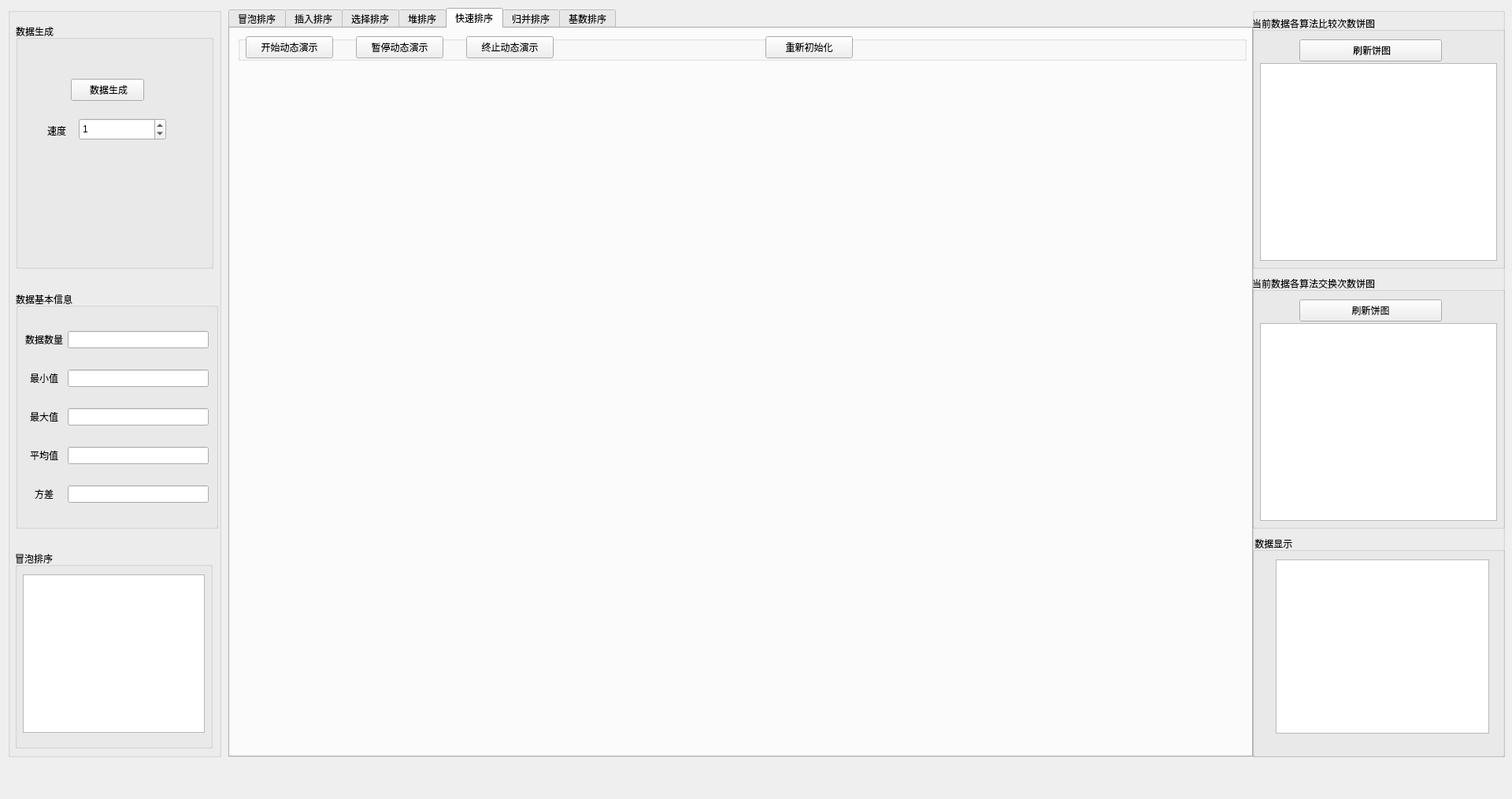
<?xml version="1.0" encoding="UTF-8"?>
<ui version="4.0">
 <class>ShowBoard</class>
 <widget class="QMainWindow" name="ShowBoard">
  <property name="geometry">
   <rect>
    <x>0</x>
    <y>0</y>
    <width>1920</width>
    <height>1014</height>
   </rect>
  </property>
  <property name="windowTitle">
   <string>ShowBoard</string>
  </property>
  <widget class="QWidget" name="centralwidget">
   <widget class="QTabWidget" name="tabWidget">
    <property name="geometry">
     <rect>
      <x>290</x>
      <y>10</y>
      <width>1301</width>
      <height>951</height>
     </rect>
    </property>
    <property name="toolTip">
     <string/>
    </property>
    <property name="currentIndex">
     <number>4</number>
    </property>
    <widget class="QWidget" name="tabBubble">
     <attribute name="title">
      <string>冒泡排序</string>
     </attribute>
     <widget class="QGroupBox" name="grbBubble">
      <property name="geometry">
       <rect>
        <x>10</x>
        <y>10</y>
        <width>1281</width>
        <height>31</height>
       </rect>
      </property>
      <property name="title">
       <string/>
      </property>
      <widget class="QPushButton" name="btnBubbleStart">
       <property name="geometry">
        <rect>
         <x>10</x>
         <y>0</y>
         <width>111</width>
         <height>28</height>
        </rect>
       </property>
       <property name="toolTip">
        <string>开始冒泡排序 动态演示</string>
       </property>
       <property name="text">
        <string>开始动态演示</string>
       </property>
      </widget>
      <widget class="QPushButton" name="btnBubblePause">
       <property name="geometry">
        <rect>
         <x>150</x>
         <y>0</y>
         <width>111</width>
         <height>28</height>
        </rect>
       </property>
       <property name="text">
        <string>暂停动态演示</string>
       </property>
      </widget>
      <widget class="QPushButton" name="btnBubbleStop">
       <property name="geometry">
        <rect>
         <x>290</x>
         <y>0</y>
         <width>111</width>
         <height>28</height>
        </rect>
       </property>
       <property name="text">
        <string>终止动态演示</string>
       </property>
      </widget>
      <widget class="QPushButton" name="btnBubbleInit">
       <property name="geometry">
        <rect>
         <x>670</x>
         <y>0</y>
         <width>111</width>
         <height>28</height>
        </rect>
       </property>
       <property name="text">
        <string>重新初始化</string>
       </property>
      </widget>
      <widget class="QLabel" name="labBubbleTip">
       <property name="geometry">
        <rect>
         <x>430</x>
         <y>0</y>
         <width>211</width>
         <height>28</height>
        </rect>
       </property>
       <property name="text">
        <string/>
       </property>
       <property name="alignment">
        <set>Qt::AlignCenter</set>
       </property>
      </widget>
     </widget>
     <widget class="QWidget" name="widget_Bubble" native="true">
      <property name="geometry">
       <rect>
        <x>10</x>
        <y>50</y>
        <width>1281</width>
        <height>861</height>
       </rect>
      </property>
     </widget>
    </widget>
    <widget class="QWidget" name="tabInsert">
     <attribute name="title">
      <string>插入排序</string>
     </attribute>
     <widget class="QGroupBox" name="grbInsert">
      <property name="geometry">
       <rect>
        <x>10</x>
        <y>10</y>
        <width>1281</width>
        <height>31</height>
       </rect>
      </property>
      <property name="title">
       <string/>
      </property>
      <widget class="QPushButton" name="btnInsertStart">
       <property name="geometry">
        <rect>
         <x>10</x>
         <y>0</y>
         <width>111</width>
         <height>28</height>
        </rect>
       </property>
       <property name="toolTip">
        <string>开始插入排序动态演示</string>
       </property>
       <property name="text">
        <string>开始动态演示</string>
       </property>
      </widget>
      <widget class="QPushButton" name="btnInsertPause">
       <property name="geometry">
        <rect>
         <x>150</x>
         <y>0</y>
         <width>111</width>
         <height>28</height>
        </rect>
       </property>
       <property name="text">
        <string>暂停动态演示</string>
       </property>
      </widget>
      <widget class="QPushButton" name="btnInsertStop">
       <property name="geometry">
        <rect>
         <x>290</x>
         <y>0</y>
         <width>111</width>
         <height>28</height>
        </rect>
       </property>
       <property name="text">
        <string>终止动态演示</string>
       </property>
      </widget>
      <widget class="QLabel" name="labInsertTip">
       <property name="geometry">
        <rect>
         <x>430</x>
         <y>0</y>
         <width>211</width>
         <height>28</height>
        </rect>
       </property>
       <property name="text">
        <string/>
       </property>
       <property name="alignment">
        <set>Qt::AlignCenter</set>
       </property>
      </widget>
      <widget class="QPushButton" name="btnInsertInit">
       <property name="geometry">
        <rect>
         <x>670</x>
         <y>0</y>
         <width>111</width>
         <height>28</height>
        </rect>
       </property>
       <property name="text">
        <string>重新初始化</string>
       </property>
      </widget>
     </widget>
     <widget class="QWidget" name="widget_Insert" native="true">
      <property name="geometry">
       <rect>
        <x>10</x>
        <y>50</y>
        <width>1281</width>
        <height>861</height>
       </rect>
      </property>
     </widget>
    </widget>
    <widget class="QWidget" name="tabSelect">
     <attribute name="title">
      <string>选择排序</string>
     </attribute>
     <widget class="QGroupBox" name="grbSelect">
      <property name="geometry">
       <rect>
        <x>10</x>
        <y>10</y>
        <width>1281</width>
        <height>31</height>
       </rect>
      </property>
      <property name="title">
       <string/>
      </property>
      <widget class="QPushButton" name="btnSelectStart">
       <property name="geometry">
        <rect>
         <x>10</x>
         <y>0</y>
         <width>111</width>
         <height>28</height>
        </rect>
       </property>
       <property name="toolTip">
        <string>开始冒泡排序 动态演示</string>
       </property>
       <property name="text">
        <string>开始动态演示</string>
       </property>
      </widget>
      <widget class="QPushButton" name="btnSelectPause">
       <property name="geometry">
        <rect>
         <x>150</x>
         <y>0</y>
         <width>111</width>
         <height>28</height>
        </rect>
       </property>
       <property name="text">
        <string>暂停动态演示</string>
       </property>
      </widget>
      <widget class="QPushButton" name="btnSelectStop">
       <property name="geometry">
        <rect>
         <x>290</x>
         <y>0</y>
         <width>111</width>
         <height>28</height>
        </rect>
       </property>
       <property name="text">
        <string>终止动态演示</string>
       </property>
      </widget>
      <widget class="QPushButton" name="btnSelectInit">
       <property name="geometry">
        <rect>
         <x>670</x>
         <y>0</y>
         <width>111</width>
         <height>28</height>
        </rect>
       </property>
       <property name="text">
        <string>重新初始化</string>
       </property>
      </widget>
      <widget class="QLabel" name="labSelectTip">
       <property name="geometry">
        <rect>
         <x>430</x>
         <y>0</y>
         <width>211</width>
         <height>28</height>
        </rect>
       </property>
       <property name="text">
        <string/>
       </property>
       <property name="alignment">
        <set>Qt::AlignCenter</set>
       </property>
      </widget>
     </widget>
     <widget class="QWidget" name="widget_Select" native="true">
      <property name="geometry">
       <rect>
        <x>10</x>
        <y>50</y>
        <width>1281</width>
        <height>861</height>
       </rect>
      </property>
     </widget>
    </widget>
    <widget class="QWidget" name="tabHeap">
     <attribute name="title">
      <string>堆排序</string>
     </attribute>
     <widget class="QGroupBox" name="grbHeap">
      <property name="geometry">
       <rect>
        <x>10</x>
        <y>10</y>
        <width>1281</width>
        <height>31</height>
       </rect>
      </property>
      <property name="title">
       <string/>
      </property>
      <widget class="QPushButton" name="btnHeapStart">
       <property name="geometry">
        <rect>
         <x>10</x>
         <y>0</y>
         <width>111</width>
         <height>28</height>
        </rect>
       </property>
       <property name="toolTip">
        <string>开始冒泡排序 动态演示</string>
       </property>
       <property name="text">
        <string>开始动态演示</string>
       </property>
      </widget>
      <widget class="QPushButton" name="btnHeapPause">
       <property name="geometry">
        <rect>
         <x>150</x>
         <y>0</y>
         <width>111</width>
         <height>28</height>
        </rect>
       </property>
       <property name="text">
        <string>暂停动态演示</string>
       </property>
      </widget>
      <widget class="QPushButton" name="btnHeapStop">
       <property name="geometry">
        <rect>
         <x>290</x>
         <y>0</y>
         <width>111</width>
         <height>28</height>
        </rect>
       </property>
       <property name="text">
        <string>终止动态演示</string>
       </property>
      </widget>
      <widget class="QPushButton" name="btnHeapInit">
       <property name="geometry">
        <rect>
         <x>670</x>
         <y>0</y>
         <width>111</width>
         <height>28</height>
        </rect>
       </property>
       <property name="text">
        <string>重新初始化</string>
       </property>
      </widget>
      <widget class="QLabel" name="labHeapTip">
       <property name="geometry">
        <rect>
         <x>430</x>
         <y>0</y>
         <width>211</width>
         <height>28</height>
        </rect>
       </property>
       <property name="text">
        <string/>
       </property>
       <property name="alignment">
        <set>Qt::AlignCenter</set>
       </property>
      </widget>
     </widget>
     <widget class="QWidget" name="widget_Heap" native="true">
      <property name="geometry">
       <rect>
        <x>10</x>
        <y>50</y>
        <width>1281</width>
        <height>861</height>
       </rect>
      </property>
     </widget>
    </widget>
    <widget class="QWidget" name="tabQuick">
     <attribute name="title">
      <string>快速排序</string>
     </attribute>
     <widget class="QGroupBox" name="grbQuick">
      <property name="geometry">
       <rect>
        <x>10</x>
        <y>10</y>
        <width>1281</width>
        <height>31</height>
       </rect>
      </property>
      <property name="title">
       <string/>
      </property>
      <widget class="QPushButton" name="btnQuickStart">
       <property name="geometry">
        <rect>
         <x>10</x>
         <y>0</y>
         <width>111</width>
         <height>28</height>
        </rect>
       </property>
       <property name="toolTip">
        <string>开始冒泡排序 动态演示</string>
       </property>
       <property name="text">
        <string>开始动态演示</string>
       </property>
      </widget>
      <widget class="QPushButton" name="btnQuickPause">
       <property name="geometry">
        <rect>
         <x>150</x>
         <y>0</y>
         <width>111</width>
         <height>28</height>
        </rect>
       </property>
       <property name="text">
        <string>暂停动态演示</string>
       </property>
      </widget>
      <widget class="QPushButton" name="btnQuickStop">
       <property name="geometry">
        <rect>
         <x>290</x>
         <y>0</y>
         <width>111</width>
         <height>28</height>
        </rect>
       </property>
       <property name="text">
        <string>终止动态演示</string>
       </property>
      </widget>
      <widget class="QPushButton" name="btnQuickInit">
       <property name="geometry">
        <rect>
         <x>670</x>
         <y>0</y>
         <width>111</width>
         <height>28</height>
        </rect>
       </property>
       <property name="text">
        <string>重新初始化</string>
       </property>
      </widget>
      <widget class="QLabel" name="labQuickTip">
       <property name="geometry">
        <rect>
         <x>430</x>
         <y>0</y>
         <width>211</width>
         <height>28</height>
        </rect>
       </property>
       <property name="text">
        <string/>
       </property>
       <property name="alignment">
        <set>Qt::AlignCenter</set>
       </property>
      </widget>
     </widget>
     <widget class="QWidget" name="widget_Quick" native="true">
      <property name="geometry">
       <rect>
        <x>10</x>
        <y>50</y>
        <width>1281</width>
        <height>861</height>
       </rect>
      </property>
     </widget>
    </widget>
    <widget class="QWidget" name="tabMerge">
     <attribute name="title">
      <string>归并排序</string>
     </attribute>
     <widget class="QGroupBox" name="grbMerge">
      <property name="geometry">
       <rect>
        <x>10</x>
        <y>10</y>
        <width>1281</width>
        <height>31</height>
       </rect>
      </property>
      <property name="title">
       <string/>
      </property>
      <widget class="QPushButton" name="btnMergeStart">
       <property name="geometry">
        <rect>
         <x>10</x>
         <y>0</y>
         <width>111</width>
         <height>28</height>
        </rect>
       </property>
       <property name="toolTip">
        <string>开始冒泡排序 动态演示</string>
       </property>
       <property name="text">
        <string>开始动态演示</string>
       </property>
      </widget>
      <widget class="QPushButton" name="btnMergePause">
       <property name="geometry">
        <rect>
         <x>150</x>
         <y>0</y>
         <width>111</width>
         <height>28</height>
        </rect>
       </property>
       <property name="text">
        <string>暂停动态演示</string>
       </property>
      </widget>
      <widget class="QPushButton" name="btnMergeStop">
       <property name="geometry">
        <rect>
         <x>290</x>
         <y>0</y>
         <width>111</width>
         <height>28</height>
        </rect>
       </property>
       <property name="text">
        <string>终止动态演示</string>
       </property>
      </widget>
      <widget class="QPushButton" name="btnMergeInit">
       <property name="geometry">
        <rect>
         <x>670</x>
         <y>0</y>
         <width>111</width>
         <height>28</height>
        </rect>
       </property>
       <property name="text">
        <string>重新初始化</string>
       </property>
      </widget>
      <widget class="QLabel" name="labMergeTip">
       <property name="geometry">
        <rect>
         <x>430</x>
         <y>0</y>
         <width>211</width>
         <height>28</height>
        </rect>
       </property>
       <property name="text">
        <string/>
       </property>
       <property name="alignment">
        <set>Qt::AlignCenter</set>
       </property>
      </widget>
     </widget>
     <widget class="QWidget" name="widget_Merge" native="true">
      <property name="geometry">
       <rect>
        <x>10</x>
        <y>50</y>
        <width>1281</width>
        <height>861</height>
       </rect>
      </property>
     </widget>
    </widget>
    <widget class="QWidget" name="tabRadix">
     <attribute name="title">
      <string>基数排序</string>
     </attribute>
     <widget class="QGroupBox" name="grbRadix">
      <property name="geometry">
       <rect>
        <x>10</x>
        <y>10</y>
        <width>1281</width>
        <height>31</height>
       </rect>
      </property>
      <property name="title">
       <string/>
      </property>
      <widget class="QPushButton" name="btnRadixStart">
       <property name="geometry">
        <rect>
         <x>10</x>
         <y>0</y>
         <width>111</width>
         <height>28</height>
        </rect>
       </property>
       <property name="toolTip">
        <string>开始冒泡排序 动态演示</string>
       </property>
       <property name="text">
        <string>开始动态演示</string>
       </property>
      </widget>
      <widget class="QPushButton" name="btnRadixPause">
       <property name="geometry">
        <rect>
         <x>150</x>
         <y>0</y>
         <width>111</width>
         <height>28</height>
        </rect>
       </property>
       <property name="text">
        <string>暂停动态演示</string>
       </property>
      </widget>
      <widget class="QPushButton" name="btnRadixStop">
       <property name="geometry">
        <rect>
         <x>290</x>
         <y>0</y>
         <width>111</width>
         <height>28</height>
        </rect>
       </property>
       <property name="text">
        <string>终止动态演示</string>
       </property>
      </widget>
      <widget class="QPushButton" name="btnRadixInit">
       <property name="geometry">
        <rect>
         <x>670</x>
         <y>0</y>
         <width>111</width>
         <height>28</height>
        </rect>
       </property>
       <property name="text">
        <string>重新初始化</string>
       </property>
      </widget>
      <widget class="QLabel" name="labRadixTip">
       <property name="geometry">
        <rect>
         <x>430</x>
         <y>0</y>
         <width>211</width>
         <height>28</height>
        </rect>
       </property>
       <property name="text">
        <string/>
       </property>
       <property name="alignment">
        <set>Qt::AlignCenter</set>
       </property>
      </widget>
     </widget>
     <widget class="QWidget" name="widget_Radix" native="true">
      <property name="geometry">
       <rect>
        <x>10</x>
        <y>50</y>
        <width>1281</width>
        <height>861</height>
       </rect>
      </property>
     </widget>
    </widget>
   </widget>
   <widget class="QGroupBox" name="grbAll">
    <property name="geometry">
     <rect>
      <x>10</x>
      <y>10</y>
      <width>271</width>
      <height>951</height>
     </rect>
    </property>
    <property name="title">
     <string/>
    </property>
    <widget class="QGroupBox" name="grbFileSet">
     <property name="geometry">
      <rect>
       <x>10</x>
       <y>20</y>
       <width>251</width>
       <height>311</height>
      </rect>
     </property>
     <property name="title">
      <string>数据生成</string>
     </property>
     <widget class="QPushButton" name="btnDataProdeuce">
      <property name="geometry">
       <rect>
        <x>70</x>
        <y>70</y>
        <width>93</width>
        <height>28</height>
       </rect>
      </property>
      <property name="text">
       <string> 数据生成</string>
      </property>
     </widget>
     <widget class="QLabel" name="label">
      <property name="geometry">
       <rect>
        <x>40</x>
        <y>120</y>
        <width>41</width>
        <height>31</height>
       </rect>
      </property>
      <property name="font">
       <font>
        <pointsize>9</pointsize>
       </font>
      </property>
      <property name="text">
       <string>速度</string>
      </property>
     </widget>
     <widget class="QSpinBox" name="speed_Box">
      <property name="geometry">
       <rect>
        <x>80</x>
        <y>120</y>
        <width>111</width>
        <height>28</height>
       </rect>
      </property>
      <property name="value">
       <number>1</number>
      </property>
     </widget>
    </widget>
    <widget class="QGroupBox" name="grbInfo">
     <property name="geometry">
      <rect>
       <x>10</x>
       <y>360</y>
       <width>257</width>
       <height>301</height>
      </rect>
     </property>
     <property name="title">
      <string>数据基本信息</string>
     </property>
     <layout class="QGridLayout" name="gridLayout">
      <item row="2" column="1">
       <widget class="QLineEdit" name="lieMaxNum">
        <property name="toolTip">
         <string>最大值</string>
        </property>
        <property name="readOnly">
         <bool>true</bool>
        </property>
       </widget>
      </item>
      <item row="3" column="0">
       <widget class="QLabel" name="labAvgNum">
        <property name="text">
         <string>平均值</string>
        </property>
        <property name="alignment">
         <set>Qt::AlignCenter</set>
        </property>
       </widget>
      </item>
      <item row="1" column="1">
       <widget class="QLineEdit" name="lieMinNum">
        <property name="toolTip">
         <string>最小值</string>
        </property>
        <property name="readOnly">
         <bool>true</bool>
        </property>
       </widget>
      </item>
      <item row="2" column="0">
       <widget class="QLabel" name="labMaxNum">
        <property name="text">
         <string>最大值</string>
        </property>
        <property name="alignment">
         <set>Qt::AlignCenter</set>
        </property>
       </widget>
      </item>
      <item row="3" column="1">
       <widget class="QLineEdit" name="lieAvgNum">
        <property name="toolTip">
         <string>平均值</string>
        </property>
        <property name="readOnly">
         <bool>true</bool>
        </property>
       </widget>
      </item>
      <item row="1" column="0">
       <widget class="QLabel" name="labMinNum">
        <property name="text">
         <string>最小值</string>
        </property>
        <property name="alignment">
         <set>Qt::AlignCenter</set>
        </property>
       </widget>
      </item>
      <item row="0" column="0">
       <widget class="QLabel" name="labDataNums">
        <property name="text">
         <string>数据数量</string>
        </property>
        <property name="alignment">
         <set>Qt::AlignCenter</set>
        </property>
       </widget>
      </item>
      <item row="0" column="1">
       <widget class="QLineEdit" name="lieDataNums">
        <property name="toolTip">
         <string>数据数量</string>
        </property>
        <property name="readOnly">
         <bool>true</bool>
        </property>
       </widget>
      </item>
      <item row="4" column="0">
       <widget class="QLabel" name="labVarNum">
        <property name="text">
         <string>方差</string>
        </property>
        <property name="alignment">
         <set>Qt::AlignCenter</set>
        </property>
       </widget>
      </item>
      <item row="4" column="1">
       <widget class="QLineEdit" name="lieVarNum">
        <property name="acceptDrops">
         <bool>true</bool>
        </property>
        <property name="toolTip">
         <string>方差</string>
        </property>
        <property name="readOnly">
         <bool>true</bool>
        </property>
       </widget>
      </item>
     </layout>
    </widget>
    <widget class="QGroupBox" name="grbSort">
     <property name="geometry">
      <rect>
       <x>9</x>
       <y>689</y>
       <width>251</width>
       <height>251</height>
      </rect>
     </property>
     <property name="title">
      <string>冒泡排序</string>
     </property>
     <widget class="QPlainTextEdit" name="pteSort">
      <property name="geometry">
       <rect>
        <x>10</x>
        <y>30</y>
        <width>231</width>
        <height>201</height>
       </rect>
      </property>
      <property name="readOnly">
       <bool>true</bool>
      </property>
     </widget>
    </widget>
   </widget>
   <widget class="QGroupBox" name="groupBox_9">
    <property name="geometry">
     <rect>
      <x>1590</x>
      <y>10</y>
      <width>321</width>
      <height>951</height>
     </rect>
    </property>
    <property name="title">
     <string/>
    </property>
    <widget class="QGroupBox" name="groupBox_10">
     <property name="geometry">
      <rect>
       <x>0</x>
       <y>10</y>
       <width>321</width>
       <height>321</height>
      </rect>
     </property>
     <property name="title">
      <string>当前数据各算法比较次数饼图</string>
     </property>
     <widget class="QChartView" name="chartViewPieCmp">
      <property name="geometry">
       <rect>
        <x>10</x>
        <y>60</y>
        <width>301</width>
        <height>251</height>
       </rect>
      </property>
     </widget>
     <widget class="QPushButton" name="btnCmp">
      <property name="geometry">
       <rect>
        <x>60</x>
        <y>30</y>
        <width>181</width>
        <height>28</height>
       </rect>
      </property>
      <property name="text">
       <string> 刷新饼图</string>
      </property>
     </widget>
    </widget>
    <widget class="QGroupBox" name="groupBox_14">
     <property name="geometry">
      <rect>
       <x>0</x>
       <y>340</y>
       <width>321</width>
       <height>321</height>
      </rect>
     </property>
     <property name="title">
      <string>当前数据各算法交换次数饼图</string>
     </property>
     <widget class="QChartView" name="chartViewPieSwap">
      <property name="geometry">
       <rect>
        <x>10</x>
        <y>60</y>
        <width>301</width>
        <height>251</height>
       </rect>
      </property>
     </widget>
     <widget class="QPushButton" name="btnSwap">
      <property name="geometry">
       <rect>
        <x>60</x>
        <y>30</y>
        <width>181</width>
        <height>28</height>
       </rect>
      </property>
      <property name="text">
       <string>刷新饼图</string>
      </property>
     </widget>
    </widget>
    <widget class="QGroupBox" name="groupBox_15">
     <property name="geometry">
      <rect>
       <x>0</x>
       <y>670</y>
       <width>321</width>
       <height>281</height>
      </rect>
     </property>
     <property name="title">
      <string> 数据显示</string>
     </property>
     <widget class="QTextEdit" name="DataShow">
      <property name="geometry">
       <rect>
        <x>30</x>
        <y>30</y>
        <width>271</width>
        <height>221</height>
       </rect>
      </property>
     </widget>
    </widget>
   </widget>
  </widget>
 </widget>
 <customwidgets>
  <customwidget>
   <class>QChartView</class>
   <extends>QGraphicsView</extends>
   <header location="global">qchartview.h</header>
  </customwidget>
 </customwidgets>
 <resources/>
 <connections/>
</ui>
